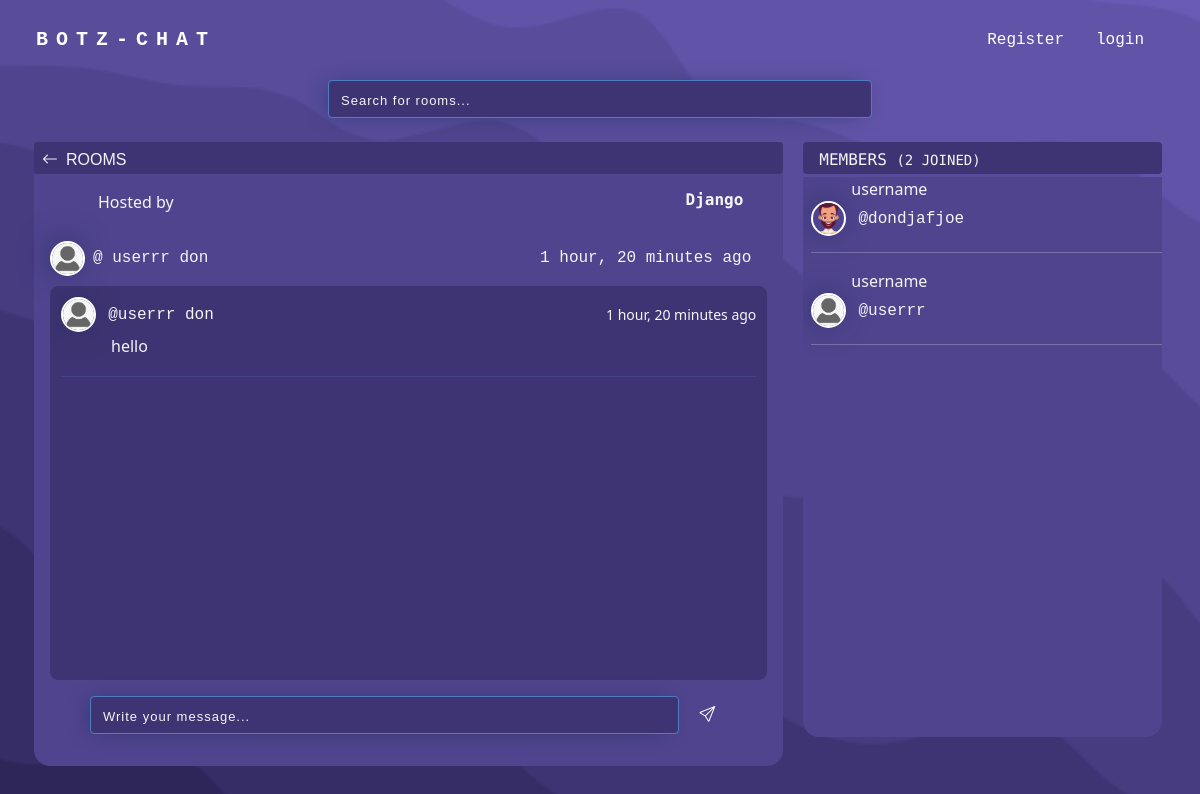
The app's page /room-chat/1 with its own data.
### base/models.py (models this page shows, shortened)
class Room(models.Model):
    host = models.ForeignKey(User, on_delete=models.SET_NULL, null=True)
    topic = models.ForeignKey(Topic, on_delete=models.SET_NULL, null=True)
    name = models.CharField(max_length=250)
    members =  models.ManyToManyField(User, related_name='members', blank=True)
    description = models.TextField(blank=True, null=True)
    created = models.DateTimeField(auto_now_add=True)
    updated = models.DateTimeField(auto_now=True)
    class Meta:
        ordering = ['-updated', '-created']

class User(AbstractUser):
    username = None
    email = models.EmailField(_("email address"), unique=True)
    avatar = models.ForeignKey(Avatar,on_delete=models.SET_DEFAULT, default="10", null=True, blank=True)
    bio = models.TextField(null=True, blank=True)
    USERNAME_FIELD = 'email'
    REQUIRED_FIELDS = []
    objects = CustomUserManager()

class Avatar(models.Model):
    image = models.ImageField( upload_to='images/' )

class Message(models.Model):
    author = models.ForeignKey(User, on_delete=models.CASCADE)
    room = models.ForeignKey(Room, on_delete=models.CASCADE)
    body = models.TextField()
    created = models.DateTimeField(auto_now_add=True)
    updated = models.DateTimeField(auto_now=True)
    class Meta:
        ordering = ['-updated', '-created']

### base/views.py (the view, shortened to what this page needs)
# urls.py: path('room-chat/<str:pk>', views.roomChat, name = 'room_chat' ),
def roomChat(request, pk):
    user = request.user
    room = Room.objects.get(id=pk)
    chat_messages = room.message_set.all()
    members =  room.members.all()
    context = {'room': room, 'chat_messages' : chat_messages, 'members' : members}
    return render(request, 'base/room.html', context)

### base/templates/base/room.html (shortened to what this page needs)
{% extends 'base.html'%}
{% load static %}
{% block content %}
{% include 'searchbar.html' %}
    <main>
        <div class="container p-2 pt-0">
            <div class="row">
                <div class="col-lg-8 col-md-12 col-sm-12 p-2">
                    <div class=" room-header">
                            <div class="d-flex flex-row align-items-center justify-content-between">
                                <h6 class=" d-flex"><i class="bi bi-arrow-left p-2 "></i><a href="{% url 'home' %}"
                                class="pt-2 text-uppercase" style="font-family: 'Nova Square', sans-serif;">rooms</a></h6>
                            </div>
                    </div>
                    <div class="room-body p-3 mb-2">
                        <div class="d-flex flex-row justify-content-between pe-4 ps-5">
                            <p>Hosted by</p>
                            <h6 class=" fw-bold">{{room.name}}</h6>
                        </div>
                        <div class="room-detail">
                            <div class="d-flex flex-row ">
                                <img class="profile-img align-self-center" src="{{ room.host.avatar.image.url }}"
                                    alt="img for{{room.host.first_name}}">
                                <a href="" class=" p-2 flex-fill align-self-center"><span
                                        class="profile-email">@ {{ room.host.first_name}} {{ room.host.last_name }}</span></a>
                                <span class="date-time p-3 align-self-center">{{room.created|timesince}} ago</span>
                            </div>
                            <div class="container chatbox">
                                {% for chat in chat_messages %}
                                <div class="d-flex flex-row justify-content-between">
                                    <div>
                                        <img class="profile-img align-self-center" src="{{chat.author.avatar.image.url }}"
                                            alt="img for{{chat.author.first_name}}">
                                        <a href="" class=" p-2 "><span
                                                class=" profile-email">@{{chat.author.first_name}} {{chat.author.last_name}}</span></a>
                                    </div>
                                    <small class="date-time align-self-center ">{{chat.created | timesince}} ago</small>
                                </div>
                                <div class="message ms-5">{{chat.body}}</div>
                                <hr style="color: #4f7cc2;">
                                {% endfor %}
                            </div>
                            <div class="container p-3 w-100 search-width">
                                <form id="myForm" action="" method="POST" class="container d-flex flex-row ">
                                    <input class=" form-control me-2" name="text" type="text" placeholder="Write your message..."
                                        aria-label="Search">
                                    <Button id="removeStylesButton" class="btn btn-secondary" type="submit"><i
                                            class="bi bi-send align-self-center"></i></Button>
                                </form>
                            </div>
                        </div>
                    </div>
                </div>
                <div class="col-4 d-none d-lg-block pt-2">
                    <div class=" room-header">
                        <h6 class="text-uppercase pt-2 ps-3">members <small>(2 joined)</small></h6>
                        <div class=" room-body">
                            <div class="container-detail">
                                {% for user in members %}
                                <div>
                                    <p class="ps-5 m-0">username</p>
                                    <div class="ps-2">
                                        <img class="profile-img" src="{{user.avatar.image.url }}" alt="img for{{user.first_name}}">
                                        <a href="" class=" ps-2"><span
                                                class="profile-email">@{{user.first_name}}</span></a>
                                                <hr>
                                    </div>
                                </div>
                                {% endfor %}
                            </div>
                        </div>
                    </div>
                </div>
            </div>
        </div>
    </main>
{% endblock %}

### static/css/style.css (style rules this page uses)
body { background-image: url('../img/wickedbackground.png'); background-size: cover; background-repeat: no-repeat; background-position: center; background-attachment: fixed; color: whitesmoke; scroll-behavior: smooth; opacity: 0; animation: fadeIn 1s ease-in-out forwards; }
h3, h4, h5, h6 { font-family: 'Nova Mono', sans-serif; }
a, span { text-decoration: none; color: whitesmoke; font-family: monospace; }
.profile-img { width: 35px ; height: 35px; border-radius: 50%; object-fit: cover; border: 2px solid #fff; box-shadow: -4px -2px 32px -5px rgba(17,41,79,0.83); -webkit-box-shadow: -4px -2px 32px -5px rgba(17,41,79,0.83); -moz-box-shadow: -4px -2px 32px -5px rgba(17,41,79,0.83); }
.room-header { background-color: #3f3473; height : 2rem; border-radius: 4px; }
.room-body { background: #50448e; border-bottom-left-radius: 1rem; border-bottom-right-radius: 1rem; width: 100%; }
.room-detail { display: flex; flex-direction: column; justify-content: space-between; height: 65vh; }
.container-detail { display: flex; flex-direction: column; height: 70vh; overflow-y: auto; }
input, textarea, .icon-input { background-color: #3f3473 !important; border: 1px solid #4f7cc2 !important; color: whitesmoke !important; box-shadow: -5px 1px 22px -8px rgba(17,41,79,0.8); -webkit-box-shadow: -5px 1px 22px -8px rgba(17,41,79,0.8); -moz-box-shadow: -5px 1px 22px -8px rgba(17,41,79,0.8); }
input::placeholder { color: whitesmoke !important; letter-spacing: 1px; font-family: 'Monteserrat', sans-serif; font-size: small; }
button { background: #50448e !important; border: none !important; font-family: 'Montsserat', sans-serif;; }
.chatbox { height: 100%; border: 1px solid #3f3473; overflow-y: auto; background-color: #3f3473; padding: 10px; border-radius: 8px; }
.message { color: whitesmoke; padding: 2px; margin-bottom: 4px; border-radius: 4px; }

### records on screen
Room: name "Django", host.avatar.image (placeholder picture), host.first_name "userrr", host.last_name "don", created "1 hour, 20 minutes"
Message: author.avatar.image (placeholder picture), author.first_name "userrr", author.last_name "don", created "1 hour, 20 minutes", body "hello"
User: avatar.image (picture), first_name "dondjafjoe"
User: avatar.image (placeholder picture), first_name "userrr"
